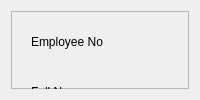
                <widget class="QWidget" name="tab_7">
                 <attribute name="title">
                  <string>Register Employee</string>
                 </attribute>
                 <layout class="QVBoxLayout" name="verticalLayout_11">
                  <item>
                   <widget class="QFrame" name="frame_7">
                    <property name="styleSheet">
                     <string notr="true">
#frame_7 QLabel,QLineEdit,QComboBox,QDateEdit,QPushButton,QRadioButton{
	font: 10pt &quot;Montserrat&quot;;
}
#frame_7 QLineEdit {
	background-color:rgb(230, 230, 230);
	border: 1px solid lightgray;
	border-radius:0px;
}
#frame_7 QDateEdit,QTextEdit,QComboBox {
	background-color:rgb(230, 230, 230);
	border: 1px solid lightgray;
	border-radius:0px;
}

#frame_7 QPushButton{
	background-color:rgb(177, 177, 177);
	border: 1px solid lightgray;
	border-radius:0px;
}
QGroupBox{
	border: 1px solid lightgray;
	border-radius:0px;
}</string>
                    </property>
                    <property name="frameShape">
                     <enum>QFrame::StyledPanel</enum>
                    </property>
                    <property name="frameShadow">
                     <enum>QFrame::Raised</enum>
                    </property>
                    <widget class="QLabel" name="label_6">
                     <property name="geometry">
                      <rect>
                       <x>20</x>
                       <y>60</y>
                       <width>141</width>
                       <height>41</height>
                      </rect>
                     </property>
                     <property name="text">
                      <string>Full Name</string>
                     </property>
                    </widget>
                    <widget class="QLabel" name="label_21">
                     <property name="geometry">
                      <rect>
                       <x>410</x>
                       <y>10</y>
                       <width>71</width>
                       <height>41</height>
                      </rect>
                     </property>
                     <property name="text">
                      <string>Category</string>
                     </property>
                    </widget>
                    <widget class="QLabel" name="label_22">
                     <property name="geometry">
                      <rect>
                       <x>20</x>
                       <y>110</y>
                       <width>141</width>
                       <height>31</height>
                      </rect>
                     </property>
                     <property name="text">
                      <string>Address</string>
                     </property>
                    </widget>
                    <widget class="QLineEdit" name="EmployeeIDText">
                     <property name="geometry">
                      <rect>
                       <x>180</x>
                       <y>10</y>
                       <width>221</width>
                       <height>41</height>
                      </rect>
                     </property>
                     <property name="text">
                      <string/>
                     </property>
                    </widget>
                    <widget class="QLabel" name="label_23">
                     <property name="geometry">
                      <rect>
                       <x>20</x>
                       <y>200</y>
                       <width>141</width>
                       <height>41</height>
                      </rect>
                     </property>
                     <property name="text">
                      <string>Telephone</string>
                     </property>
                    </widget>
                    <widget class="QPushButton" name="SaveEmployeeButton">
                     <property name="geometry">
                      <rect>
                       <x>410</x>
                       <y>200</y>
                       <width>241</width>
                       <height>41</height>
                      </rect>
                     </property>
                     <property name="text">
                      <string>Save Employee</string>
                     </property>
                    </widget>
                    <widget class="QLabel" name="label_10">
                     <property name="geometry">
                      <rect>
                       <x>20</x>
                       <y>10</y>
                       <width>141</width>
                       <height>41</height>
                      </rect>
                     </property>
                     <property name="text">
                      <string>Employee No</string>
                     </property>
                    </widget>
                    <widget class="QLineEdit" name="EmployeeNameText">
                     <property name="geometry">
                      <rect>
                       <x>180</x>
                       <y>60</y>
                       <width>471</width>
                       <height>41</height>
                      </rect>
                     </property>
                     <property name="text">
                      <string/>
                     </property>
                    </widget>
                    <widget class="QTextEdit" name="EmployeeAddress">
                     <property name="geometry">
                      <rect>
                       <x>180</x>
                       <y>110</y>
                       <width>471</width>
                       <height>81</height>
                      </rect>
                     </property>
                    </widget>
                    <widget class="QComboBox" name="EmployeeCategoryCombo">
                     <property name="geometry">
                      <rect>
                       <x>480</x>
                       <y>10</y>
                       <width>171</width>
                       <height>41</height>
                      </rect>
                     </property>
                     <property name="locale">
                      <locale language="Afar" country="Ethiopia"/>
                     </property>
                     <item>
                      <property name="text">
                       <string>Warden</string>
                      </property>
                     </item>
                     <item>
                      <property name="text">
                       <string>Security</string>
                      </property>
                     </item>
                     <item>
                      <property name="text">
                       <string>Cleaning</string>
                      </property>
                     </item>
                    </widget>
                    <widget class="QLineEdit" name="EmployeeTelephoneText">
                     <property name="geometry">
                      <rect>
                       <x>180</x>
                       <y>200</y>
                       <width>221</width>
                       <height>41</height>
                      </rect>
                     </property>
                     <property name="text">
                      <string/>
                     </property>
                    </widget>
                   </widget>
                  </item>
                 </layout>
                </widget>
